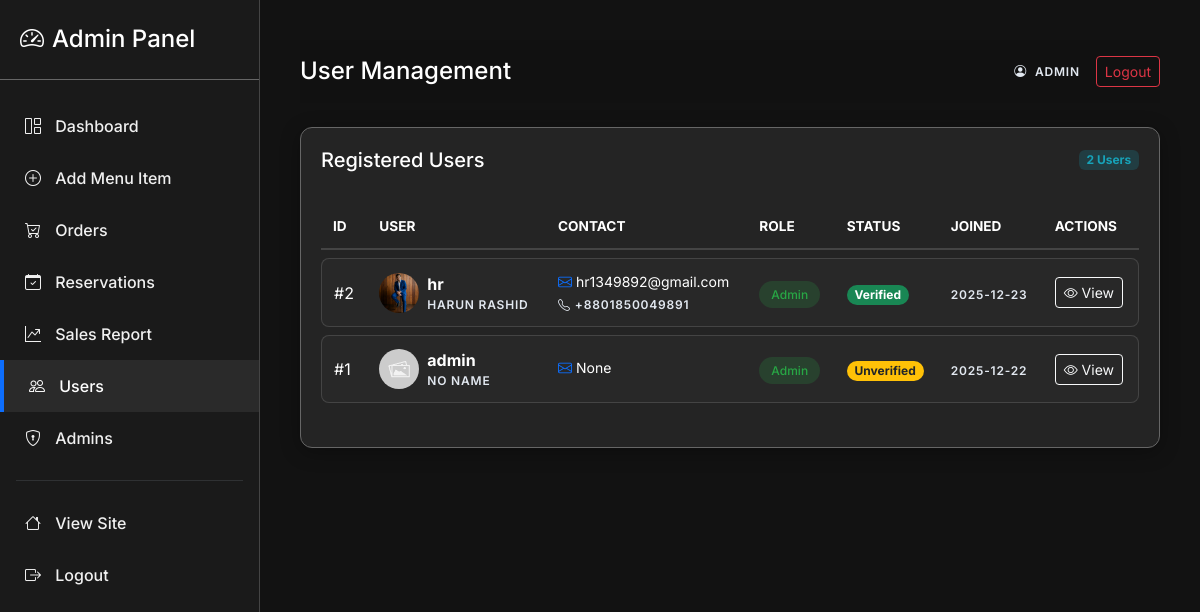
/admin/users (signed in), run on the app's committed database.
### app.py (models this page shows)
class User(db.Model):
    id = db.Column(db.Integer, primary_key=True)
    username = db.Column(db.String(120), unique=True, nullable=False)
    member_id = db.Column(db.String(20), unique=True) # Custom ID
    email = db.Column(db.String(200), unique=True)
    password = db.Column(db.String(255), nullable=False)
    full_name = db.Column(db.String(200))
    phone = db.Column(db.String(50))
    address_district = db.Column(db.String(100))
    address_city = db.Column(db.String(100))
    address_street = db.Column(db.String(200))
    profile_image = db.Column(db.String(200))  # image filename
    reset_token = db.Column(db.String(100), nullable=True)
    reset_token_expiry = db.Column(db.DateTime, nullable=True)
    is_admin = db.Column(db.Boolean, default=False)
    email_verified = db.Column(db.Boolean, default=False)
    email_verification_code = db.Column(db.String(10), nullable=True)
    created_at = db.Column(db.DateTime, default=datetime.utcnow)
    orders = db.relationship('Order', backref='user', lazy=True)
    reservations = db.relationship('Reservation', backref='user', lazy=True)

### app.py (the view)
@app.route('/admin/users')
@admin_required
def admin_users():
    users = User.query.order_by(User.id.desc()).all()
    return render_template('admin/users.html', users=users)

### app.py (called while the page is built)
def admin_required(fn):
    @wraps(fn)
    def wrapper(*args, **kwargs):
        if not session.get('is_admin'):
            flash('Admin login required.')
            return redirect(url_for('admin_login'))
        return fn(*args, **kwargs)
    return wrapper

@app.context_processor
def inject_global_data():
    cart = session.get('cart', {})
    count = sum(cart.values()) if isinstance(cart, dict) else 0
    all_items = MenuItem.query.all()
    best_item = None
    max_avg = 0
    for it in all_items:
        avg = it.get_average_rating()
        if avg > max_avg:
            max_avg = avg
            best_item = it
    return dict(cart_count=count, best_rated_item=best_item)

    def get_average_rating(self):
        if not self.ratings:
            return 0
        return round(sum(r.score for r in self.ratings) / len(self.ratings), 1)

### templates/admin/users.html (shortened to what this page needs)
{% extends 'admin/admin_base.html' %}
{% block admin_title %}User Management{% endblock %}
{% block content %}
<div class="glass-card">
    <div class="d-flex justify-content-between align-items-center mb-4">
        <h5 class="mb-0 text-white">Registered Users</h5>
        <span class="badge badge-admin-info">{{ users|length }} Users</span>
    </div>
    <div class="table-responsive">
        <table class="admin-table">
            <thead>
                <tr>
                    <th>ID</th>
                    <th>User</th>
                    <th>Contact</th>
                    <th>Role</th>
                    <th>Status</th>
                    <th>Joined</th>
                    <th>Actions</th>
                </tr>
            </thead>
            <tbody>
                {% for user in users %}
                <tr>
                    <td>#{{ user.id }}</td>
                    <td>
                        <div class="d-flex align-items-center">
                            <img src="{{ user.profile_image and url_for('static', filename='uploads/' ~ user.profile_image) or url_for('static', filename='img/placeholder.jpg') }}"
                                class="rounded-circle me-2" width="40" height="40" style="object-fit: cover;">
                            <div>
                                <div class="fw-bold text-white">{{ user.username }}</div>
                                <div class="small text-muted">{{ user.full_name or 'No Name' }}</div>
                            </div>
                        </div>
                    </td>
                    <td>
                        <div class="small text-white mb-1"><i class="bi bi-envelope me-1 text-primary"></i>{{ user.email
                            }}</div>
                        {% if user.phone %}
                        <div class="small text-muted"><i class="bi bi-telephone me-1"></i>{{ user.phone }}</div>
                        {% endif %}
                    </td>
                    <td>
                        {% if user.is_admin %}
                        <span class="badge-admin badge-admin-success">Admin</span>
                        {% else %}
                        <span class="badge-admin badge-admin-info">User</span>
                        {% endif %}
                    </td>
                    <td>
                        {% if user.email_verified %}
                        <span class="badge bg-success rounded-pill small">Verified</span>
                        {% else %}
                        <span class="badge bg-warning text-dark rounded-pill small">Unverified</span>
                        {% endif %}
                    </td>
                    <td>
                        <span class="small text-muted">{{ user.created_at.strftime('%Y-%m-%d') }}</span>
                    </td>
                    <td>
                        <button class="btn btn-sm btn-outline-light" onclick="openUserModal('{{ user.username }}')">
                            <i class="bi bi-eye"></i> View
                        </button>
                    </td>
                </tr>
                {% else %}
                <tr>
                    <td colspan="7" class="text-center py-4 text-muted">No users found.</td>
                </tr>
                {% endfor %}
            </tbody>
        </table>
    </div>
</div>
{% endblock %}

### static/css/admin.css (style rules this page uses)
:root { --admin-bg: #121212; --sidebar-bg: #1a1a1a; --card-bg: #242424; --border-color: #444444; --border-whitish: #666666; --text-main: #ffffff; --text-muted: #ffffff; --text-stylish: #e2e8f0; --accent-color: #0d6efd; --accent-hover: #0b5ed7; --sidebar-width: 260px; }
body.admin-body { background-color: var(--admin-bg); color: var(--text-main); font-family: 'Inter', sans-serif; overflow-x: hidden; }
.text-muted { color: var(--text-stylish) !important; letter-spacing: 0.8px; text-transform: uppercase; font-size: 0.75rem; font-weight: 600; }
.small.text-muted { font-weight: 600; }
.glass-card { background: var(--card-bg); border: 1px solid var(--border-whitish); border-radius: 12px; padding: 20px; box-shadow: 0 4px 20px rgba(0, 0, 0, 0.3); margin-bottom: 20px; }
.admin-table { width: 100%; margin-bottom: 1rem; color: var(--text-main); border-collapse: separate; border-spacing: 0 8px; }
.admin-table thead th { background: transparent; border-bottom: 2px solid var(--border-color); color: var(--text-main); text-transform: uppercase; font-size: 0.85rem; padding: 12px; }
.admin-table tbody tr { background: rgba(255, 255, 255, 0.02); transition: 0.3s; }
.admin-table td { padding: 12px; vertical-align: middle; border-top: 1px solid var(--border-color); border-bottom: 1px solid var(--border-color); }
.admin-table td:first-child { border-left: 1px solid var(--border-color); border-top-left-radius: 8px; border-bottom-left-radius: 8px; }
.admin-table td:last-child { border-right: 1px solid var(--border-color); border-top-right-radius: 8px; border-bottom-right-radius: 8px; }
.badge-admin { padding: 6px 12px; border-radius: 50px; font-weight: 500; font-size: 0.75rem; }
.badge-admin-success { background: rgba(40, 167, 69, 0.2); color: #28a745; }
.badge-admin-info { background: rgba(23, 162, 184, 0.2); color: #17a2b8; }

### data on the page
User: id "2", profile_image (picture), username "hr", full_name "HARUN RASHID", email "hr1349892@gmail.com", phone "+8801850049891", is_admin "Admin", email_verified "Verified", created_at "2025-12-23"
User: id "1", shows a picture, username "admin", full_name "NO NAME", email "None", is_admin "Admin", email_verified "Unverified", created_at "2025-12-22"

### other printed values
{{ users|length }} "2"
